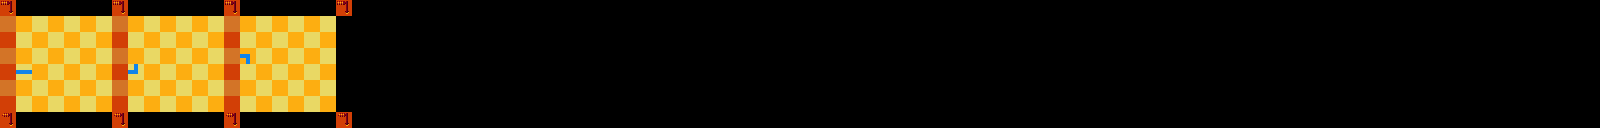

Below is a game level as drawn by its tile map, then a one-line description and the .tmx that defines it (tile-layer data replaced by summaries):
An orthogonal 100x8 tile map with 16x16 px tiles, 1 tile layer (foreground), 2 hidden layers not drawn, 2 tilesets.

<map version="1.0" orientation="orthogonal" renderorder="right-down" width="100" height="8" tilewidth="16" tileheight="16" nextobjectid="1">
 <tileset firstgid="1" name="foreground" tilewidth="16" tileheight="16" tilecount="320" columns="20">
  <image source="../assets/assets.png" width="320" height="256" />
 </tileset>
 <tileset firstgid="321" name="items" tilewidth="16" tileheight="16" tilecount="320" columns="20">
  <image source="../assets/items.png" trans="000000" width="320" height="256" />
 </tileset>
 <layer name="foreground" width="100" height="8">
  <data>[800 cells, 800 non-empty, 11 distinct tile ids]</data>
 </layer>
 <layer name="pathway" width="100" height="8" visible="0">
  <data>[800 cells, 105 non-empty, 12 distinct tile ids]</data>
 </layer>
 <layer name="items" width="100" height="8" visible="0">
  <data>[800 cells, 41 non-empty, 15 distinct tile ids]</data>
 </layer>
</map>